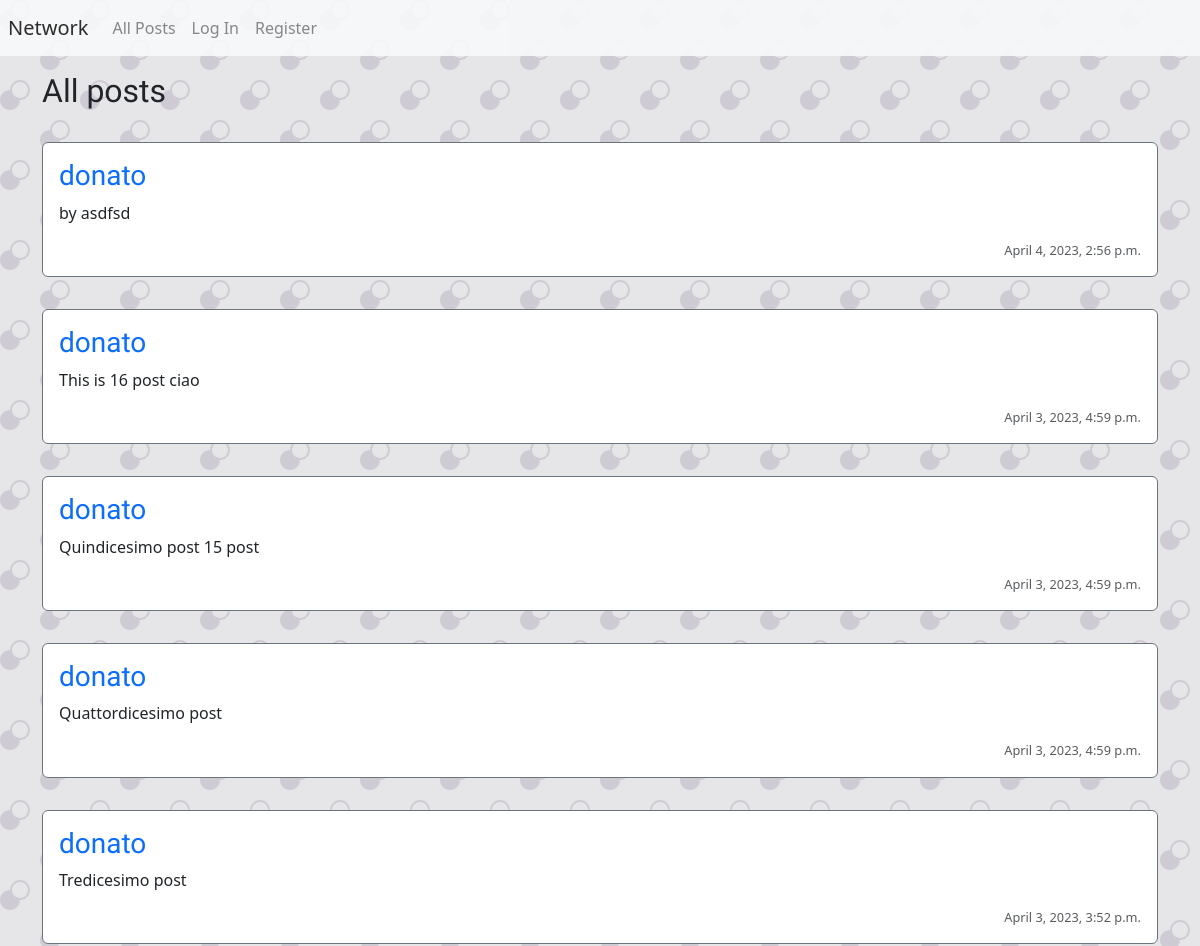
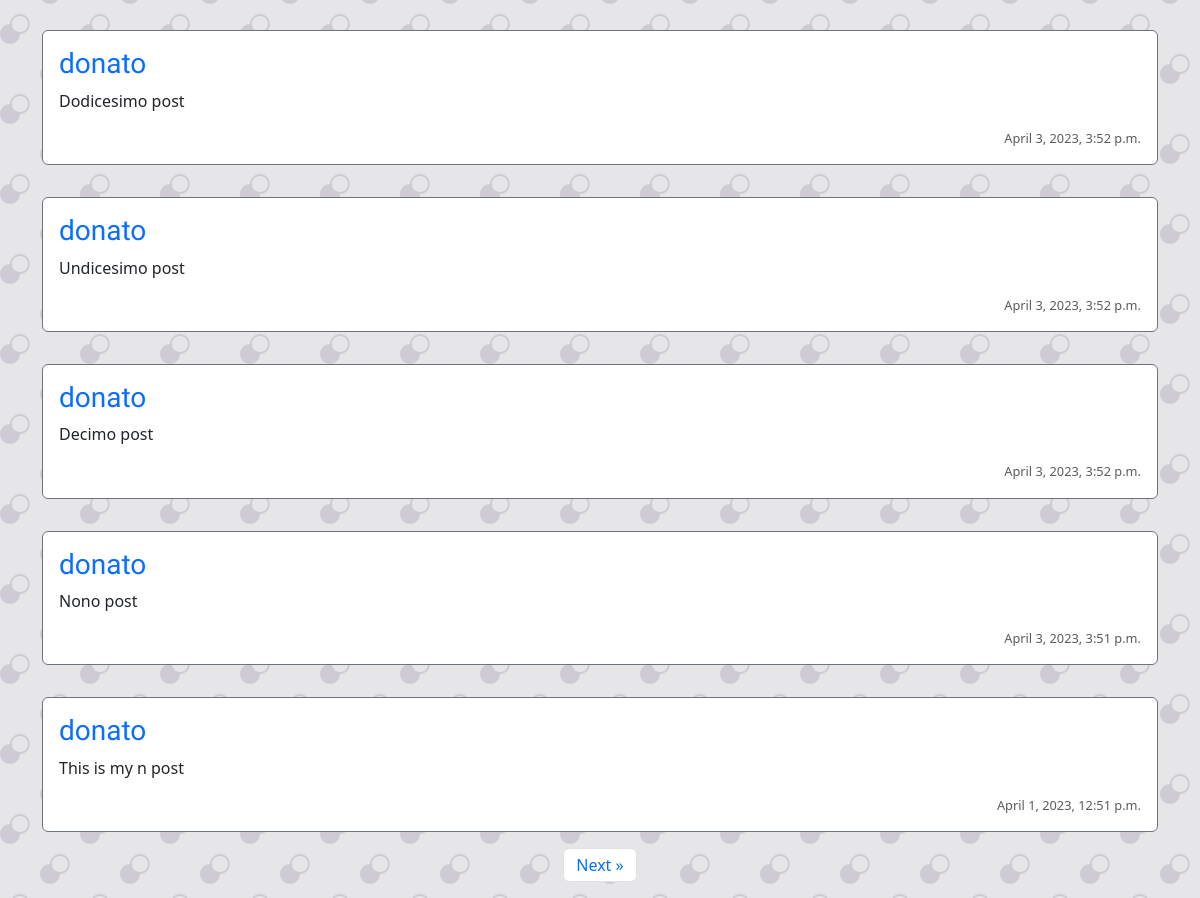
/, run on an earlier commit of the app's database (2 pictures, top to bottom).
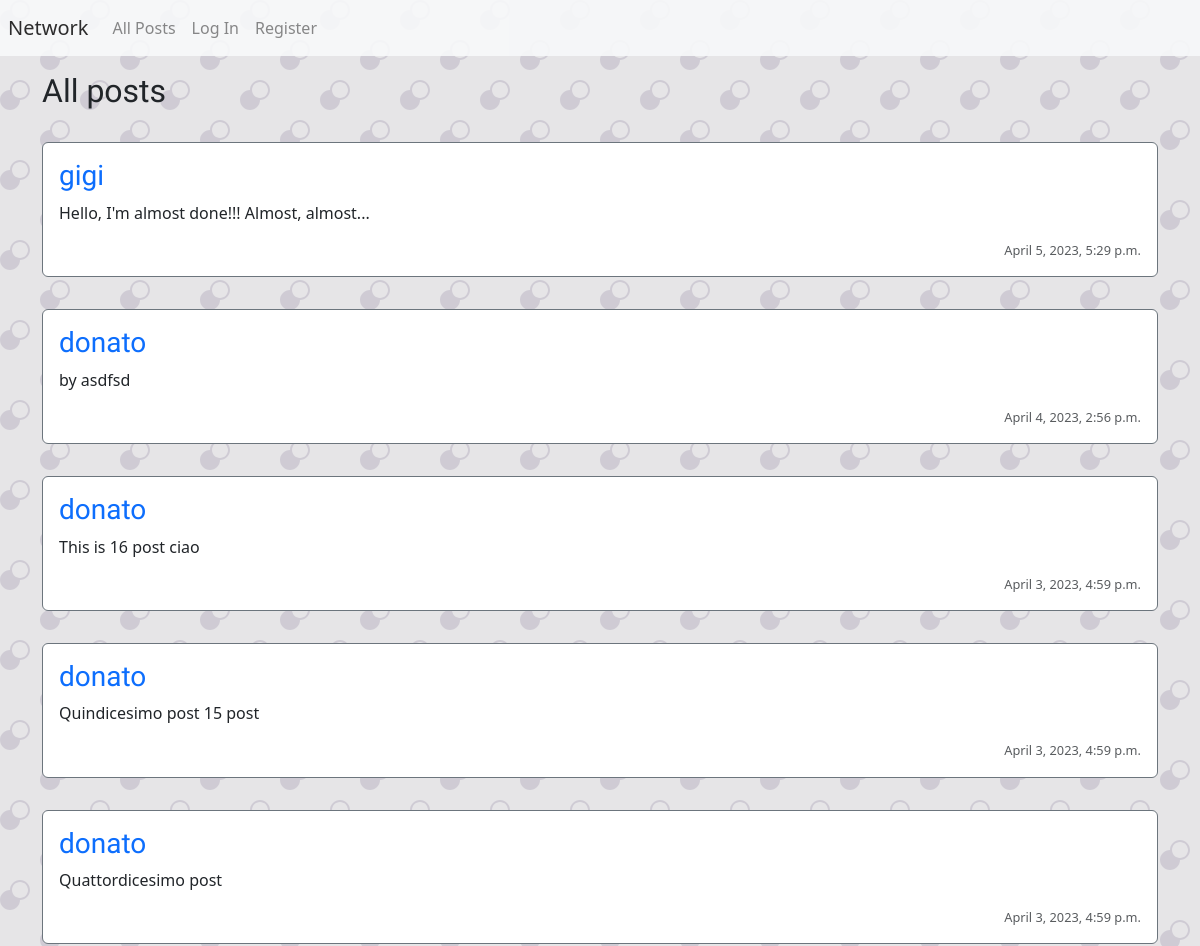
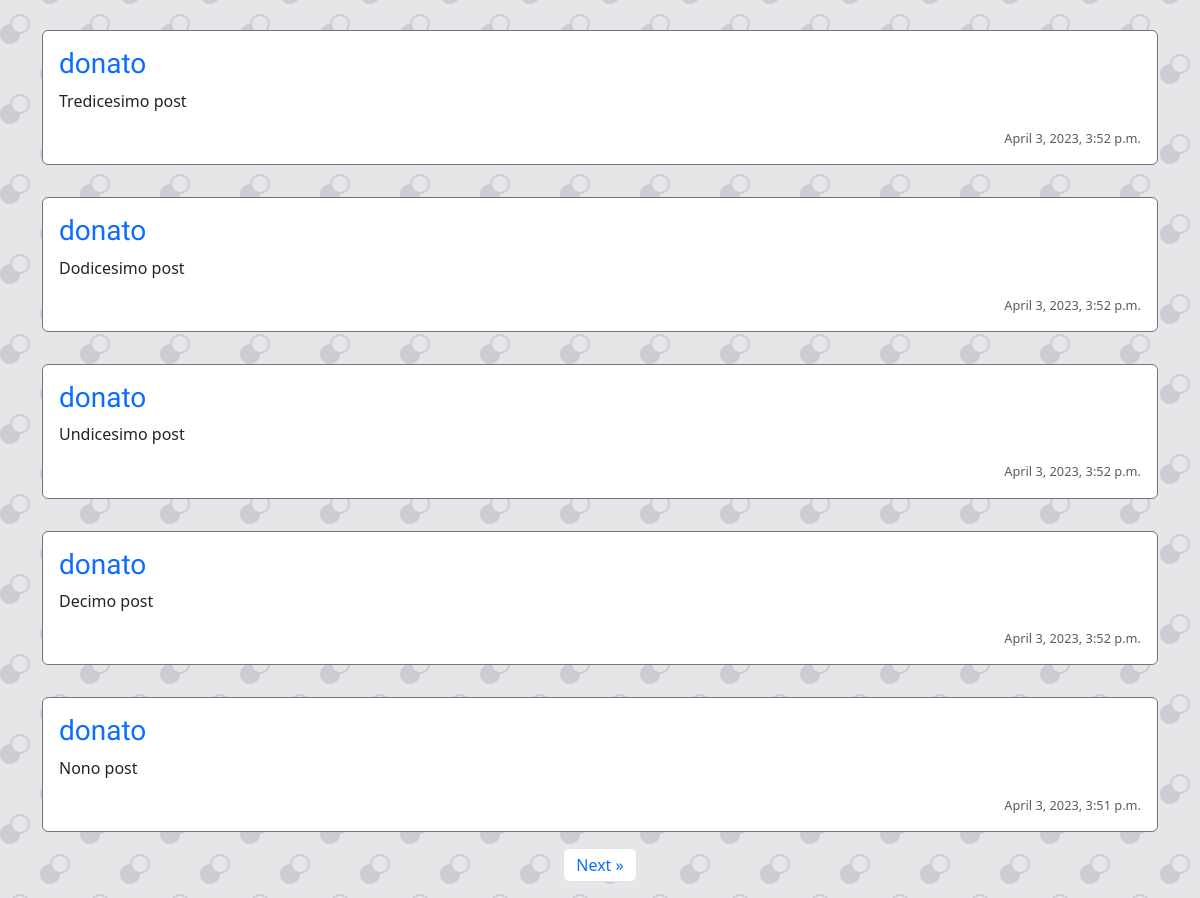
And on a later commit of the database (2 pictures, top to bottom).
### network/models.py (models this page shows, shortened)
class Post(models.Model):
    user_id = models.ForeignKey(User, on_delete=models.CASCADE, related_name="user_post")
    content = models.TextField(max_length=280)
    datetime = models.DateTimeField(auto_now_add=True)

class User(AbstractUser):
    pass

### network/views.py (the view)
# urls.py: path("", views.index, name="index"),
def index(request):
    if request.method == 'POST':
        user = User.objects.get(id=request.user.id)
        content = request.POST["new_post_content"]
        new_post = Post(user_id = user, content=content)
        new_post.save()
        return HttpResponseRedirect(reverse("index"))
    else:
        posts = Post.objects.all().order_by('-datetime')
        pagePosts = Paginator(posts, 10)
        likes = Like.objects.all()
        postYouLiked = []
        try:
            for like in likes:
                if like.user.id == request.user.id:
                    postYouLiked.append(like.post.id)
        except:
            postYouLiked = []
        page_number = request.GET.get('page')
        page_obj = pagePosts.get_page(page_number)
        range_page = range(page_obj.paginator.num_pages)
        context = {"pagePosts": pagePosts, "page_obj": page_obj, "range_page":range_page, "likes":likes, "postYouLiked":postYouLiked}
        return render(request, "network/index.html", context)

### network/templates/network/index.html (shortened to what this page needs)
{% extends "network/layout.html" %}
{% block body %}
    <div class="container d-flex flex-column" id="posts">
        <div>
            <h2 class="my-3">All posts</h2>
        </div>
        {% for post in page_obj %}
            <div id="post-div" class="d-flex flex-column border border-secondary rounded p-3 my-3">
                <h3><a href="{% url 'profile' post.user_id %}">{{ post.user_id }}</a></h3>
                <p id="content_{{ post.id }}">{{ post.content }}</p>
                <span id="datetime" class="text-right text-muted">{{ post.datetime }}</span>
            </div>
        {% endfor %}
    </div>
    <div class="container">
    <nav>
        <ul class="pagination justify-content-center">
          {% if page_obj.has_next %}
          <li class="page-item">
            <a class="page-link" href="?page={{ page_obj.next_page_number }}" aria-label="Next">Next
              <span aria-hidden="true">&raquo;</span>
            </a>
          </li>
          {% endif %}
        </ul>
    </nav>
    </div>
{% endblock %}

What changed in the data, as far as the page shows it:
no longer on this page (row unchanged): Post: user_id "donato", content "This is my n post", datetime "April 1, 2023, 12:51 p.m."
added Post: user_id "gigi", content "Hello, I'm almost done!!! Almost, almost...", datetime "April 5, 2023, 5:29 p.m."
